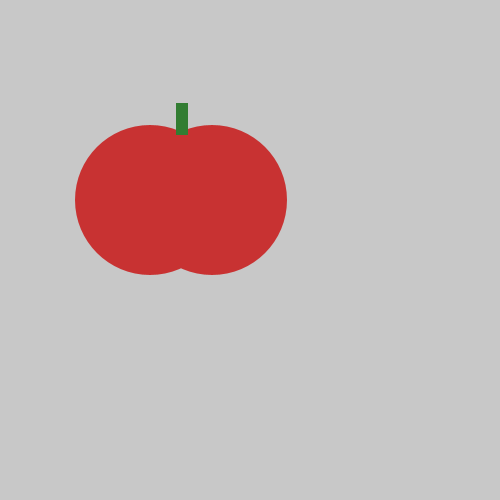
Frame 1 (no input)
Frame 60 (the mouse pressed at the canvas centre just before this capture): identical to frame 1, image omitted
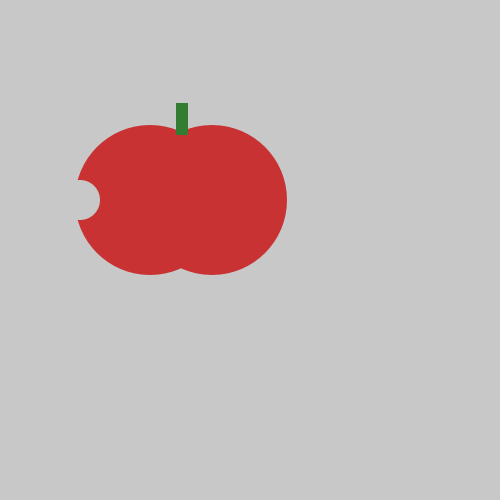
Frame 120 (the mouse held since frame 60 and released just before this capture)

The Processing sketch that drew these frames (run headless with seeded random() and noise(); from frame 60 on, the mouse is pressed at the canvas centre):

// Processing sketch: Tasty_Tomato
// ── Tasty_Tomato.pde
void setup() {
    size(500, 500);
}
void draw() {
    background(200, 200, 200);
    noStroke();
    fill(200, 50, 50);
    ellipse(150, 200, 150, 150);
    fill(200, 50, 50);
    ellipse(212, 200, 150, 150);
    fill(50, 125, 50);
    rect(176, 103, 12, 32);
    if(mousePressed){
    fill(200, 200, 200);
    ellipse(80, 200, 40, 40);
    }
}
